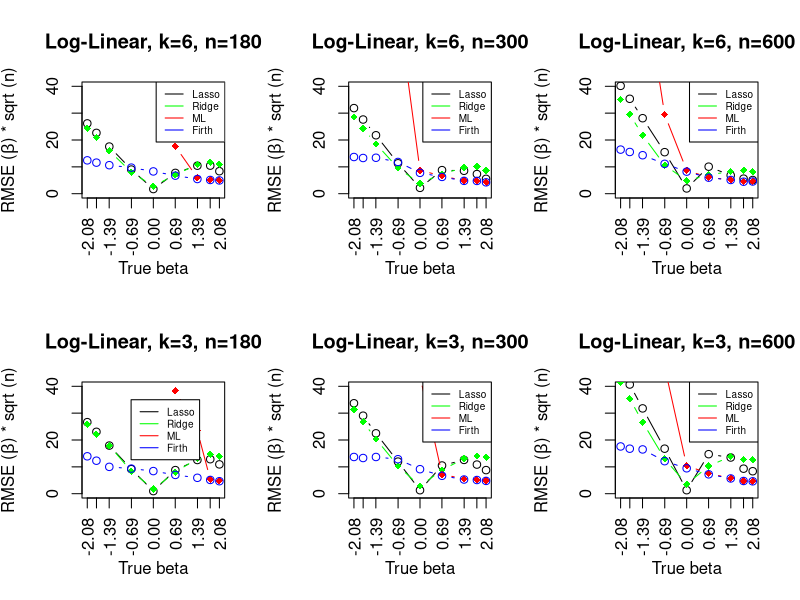
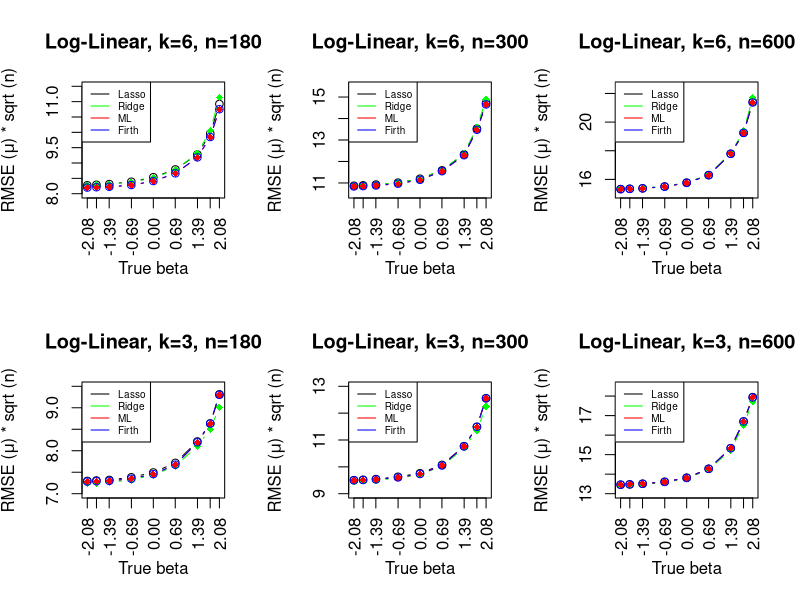
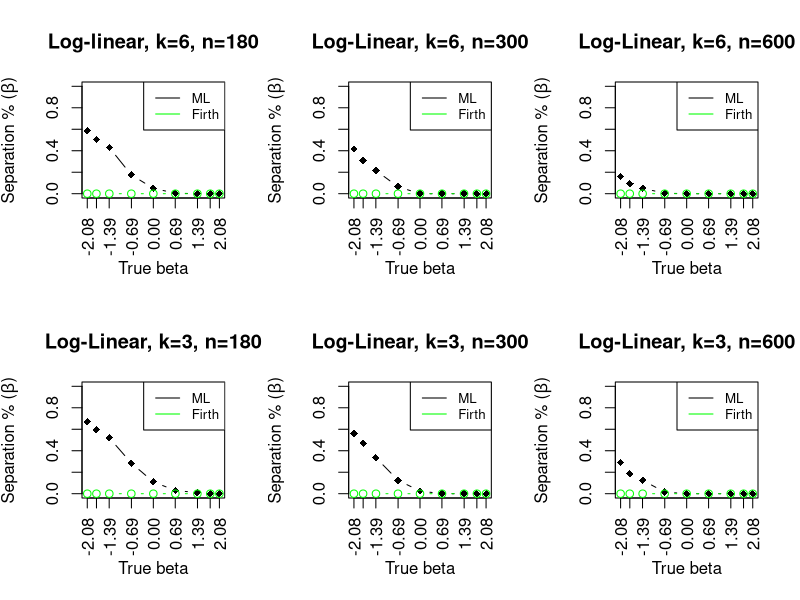
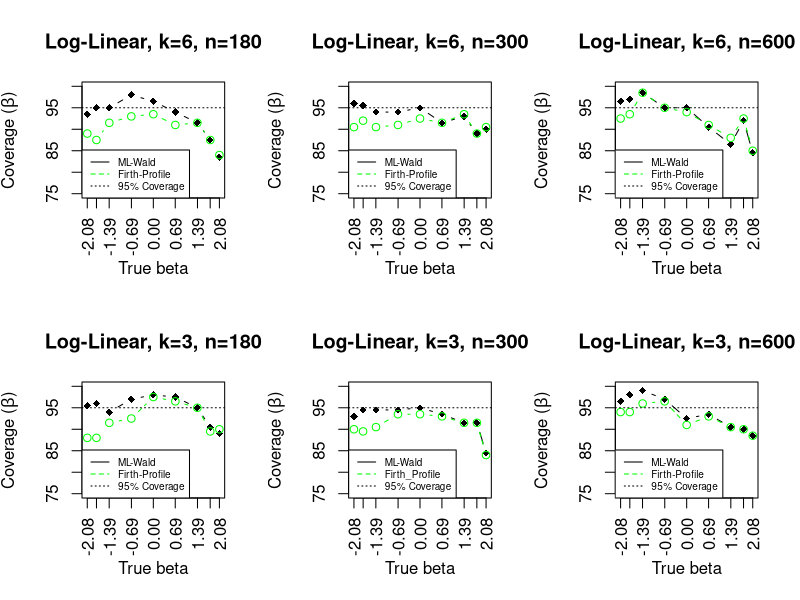

The R script that drew these images, in order:
## 6 covariates 

## RMSE

par(mfrow=c(2,3))
op <- par(cex = 1)  



x<-c(-log(8),-log(6),-log(4),-log(2),0,log(2),log(4),log(6),log(8))

## n=180
lasso.180<-c(1.951521,1.688144,1.308786,0.6700999,0.1291079,0.5775901,0.7772036,0.7792473,0.6247081)
lasso.180<-lasso.180*sqrt(180)

ridge.180<-c(1.818753,1.558985,1.190942,0.598318,0.2098724,0.5248908,0.8113468,0.8777425,0.816463)
ridge.180<-ridge.180*sqrt(180)

ml.180<-c(10.94889,10.37132,9.805062,6.520302,3.651975,1.315265,0.4392661,0.3906754,0.3748616)
ml.180<-ml.180*sqrt(180)

firth.180<-c(0.9260858,0.862477,0.7914552,0.7234598,0.6185161,0.5013887,0.4079031,0.3814964,0.3680849)

firth.180<-firth.180*sqrt(180)



plot(x, lasso.180,xaxt = 'n',
     type = "b",
     ylab = expression(paste("RMSE (", beta, ") * sqrt (n)")), xlab = "True beta",ylim=c(0,40),
     main="Log-Linear, k=6, n=180")
axis(side = 1, at = round(x,2),labels = T, las=2)

lines(x,ridge.180, type="b", col="green",pch=18)
lines(x,ml.180, type="b", col="red",pch=18)
lines(x,firth.180, type="b", col="blue")



legend("topright", legend=c("Lasso", "Ridge","ML","Firth"),
       col=c("black", "green","red","blue"), lty=1, cex=0.6)


## n=300

lasso.300<-c(1.840597,1.59505,1.256677,0.6542296,0.1258523,0.5067989,0.4927103,0.4226177,0.3196468)
lasso.300<-lasso.300*sqrt(300)

ridge.300<-c(1.652267,1.40442,1.071028,0.5515193,0.2188498,0.4260091,0.5599841,0.5872857,0.5001401)
ridge.300<-ridge.300*sqrt(300)

ml.300<-c(9.355085,8.234705,7.04526,4.051569,0.5027828,0.3816401,0.280859,0.2785617,0.2472425)
ml.300<-ml.300*sqrt(300)


firth.300<-c(0.7891212,0.7677962,0.773164,0.6825324,0.4484726,0.3611451,0.2764824,0.2747708,0.2447382)

firth.300<-firth.300*sqrt(300)




plot(x, lasso.300,xaxt = 'n',
     type = "b",
     ylab = expression(paste("RMSE (", beta, ") * sqrt (n)")), xlab = "True beta",ylim=c(0,40),
     main="Log-Linear, k=6, n=300")
axis(side = 1, at = round(x,2),labels = T, las=2)

lines(x,ridge.300, type="b", col="green",pch=18)
lines(x,ml.300, type="b", col="red",pch=18)
lines(x,firth.300, type="b", col="blue")

legend("topright", legend=c("Lasso", "Ridge","ML","Firth"),
       col=c("black", "green","red","blue"), lty=1, cex=0.6)



## n=300
lasso.600<-c(1.639666,1.442931,1.147951,0.6314358,0.08026556,0.4108446,0.2787678,0.2287978,0.20841)
lasso.600<-lasso.600*sqrt(600)


ridge.600<-c(1.430515,1.205621,0.8889029,0.4347767,0.1967256,0.2858243,0.3374195,0.3558793,0.3309832)
ridge.600<-ridge.600*sqrt(600)

ml.600<-c(5.708305,4.493684,3.355053,1.204839,0.3545048,0.2478855,0.2105742,0.1837783,0.1867422)
ml.600<-ml.600*sqrt(600)


firth.600<-c(0.6703805,0.6343368,0.5850425,0.4541827,0.3355766,0.2437896,0.2088764,0.1823625,0.1857431)

firth.600<-firth.600*sqrt(600)



plot(x, lasso.600,xaxt = 'n',
     type = "b",
     ylab = expression(paste("RMSE (", beta, ") * sqrt (n)")), xlab = "True beta",ylim=c(0,40),
     main="Log-Linear, k=6, n=600")
axis(side = 1, at = round(x,2),labels = T, las=2)

lines(x,ridge.600, type="b", col="green",pch=18)
lines(x,ml.600, type="b", col="red",pch=18)
lines(x,firth.600, type="b", col="blue")

legend("topright", legend=c("Lasso", "Ridge","ML","Firth"),
       col=c("black", "green","red","blue"), lty=1, cex=0.6)




## 3 cov

## n=180

lasso.3.180<-c(1.98606,1.717983,1.336171,0.6816057,0.07216356,0.6552978,0.9354728,0.9576737,0.8140383)
lasso.3.180<-lasso.3.180*sqrt(180)

ridge.3.180<-c(1.927907,1.650442,1.336171,0.6218575,0.1296607,0.5995575,0.9756769,1.100987,1.039788)
ridge.3.180<-ridge.3.180*sqrt(180)

ml.3.180<-c(11.54456,11.08543,10.60345,8.150372,5.214474,2.855684,1.74537,0.4018163,0.360323)

ml.3.180<-ml.3.180*sqrt(180)

firth.3.180<-c(1.038052,0.9161264,0.7452166,0.6964287,0.6279525,0.5215047,0.4413911,0.3824285,0.3469679)

firth.3.180<-firth.3.180*sqrt(180)

plot(x, lasso.3.180,xaxt = 'n',
     type = "b",
     ylab = expression(paste("RMSE (", beta, ") * sqrt (n)")), xlab = "True beta",ylim=c(0,40),
     main="Log-Linear, k=3, n=180")
axis(side = 1, at = round(x,2),labels = T, las=2)

lines(x,ridge.3.180, type="b", col="green",pch=18)
lines(x,ml.3.180, type="b", col="red",pch=18)
lines(x,firth.3.180, type="b", col="blue")

legend(x=-0.7,y=35, legend=c("Lasso", "Ridge","ML","Firth"),
       col=c("black", "green","red","blue"), lty=1, cex=0.6)






## n=300

lasso.3.300<-c(1.94478,1.677406,1.298329,0.6900919,0.07503481,0.6064059,0.7267909,0.6263405,0.5074553)

lasso.3.300<-lasso.3.300*sqrt(300)

ridge.3.300<-c(1.812329,1.54632,1.176331,0.5967442,0.1627048,0.51084,0.7530357,0.8124947,0.7844622)
ridge.3.300<-ridge.3.300*sqrt(300)

ml.3.300<-c(10.63361,9.938893,8.644796,5.50937,2.524626,0.4177478,0.3176088,0.300336,0.2808343)
ml.3.300<-ml.3.300*sqrt(300)  

firth.3.300<-c(0.7897217,0.7673883,0.7895687,0.7415265,0.5270728,0.3850911,0.3052473,0.2945172,0.2754725)

firth.3.300<-firth.3.300*sqrt(300)

plot(x, lasso.3.300,xaxt = 'n',
     type = "b",
     ylab = expression(paste("RMSE (", beta, ") * sqrt (n)")), xlab = "True beta",ylim=c(0,40),
     main="Log-Linear, k=3, n=300")
axis(side = 1, at = round(x,2),labels = T, las=2)

lines(x,ridge.3.300, type="b", col="green",pch=18)
lines(x,ml.3.300, type="b", col="red",pch=18)
lines(x,firth.3.300, type="b", col="blue")

legend("topright", legend=c("Lasso", "Ridge","ML","Firth"),
       col=c("black", "green","red","blue"), lty=1, cex=0.6)



## n=600

lasso.3.600<-c(1.885783,1.659992,1.297151,0.6845391,0.05340675,0.6009676,0.5502975,0.3805167,0.3417115)

lasso.3.600<-lasso.3.600*sqrt(600)

ridge.3.600<-c(1.691383,1.443162,1.087376,0.5296213,0.1432006,0.4212436,0.5651538,0.5225532,0.5190805)
ridge.3.600<-ridge.3.600*sqrt(600)

ml.3.600<-c(7.607963,6.191601,5.229121,1.929038,0.4255186,0.3080084,0.2359469,0.1951264,0.1898434)
ml.3.600<-ml.3.600*sqrt(600)

firth.3.600<-c(0.7183853,0.684366,0.6731771,0.4945807,0.3864485,0.2948048,0.232039,0.1932599,0.1885388)

firth.3.600<-firth.3.600*sqrt(600)

plot(x, lasso.3.600,xaxt = 'n',
     type = "b",
     ylab = expression(paste("RMSE (", beta, ") * sqrt (n)")), xlab = "True beta",ylim=c(0,40),
     main="Log-Linear, k=3, n=600")
axis(side = 1, at = round(x,2),labels = T, las=2)

lines(x,ridge.3.600, type="b", col="green",pch=18)
lines(x,ml.3.600, type="b", col="red",pch=18)
lines(x,firth.3.600, type="b", col="blue")

legend("topright", legend=c("Lasso", "Ridge","ML","Firth"),
       col=c("black", "green","red","blue"), lty=1, cex=0.6)





## prediction 

par(mfrow=c(2,3))
op <- par(cex = 1)  

## k=6, n=180

lasso.pred.180<-c(0.6167655,0.6180108,0.6197322,0.6253342,0.6364042,0.6552919,0.6915597,0.7421625,0.8141259)
lasso.pred.180<-lasso.pred.180*sqrt(180)

ridge.pred.180<-c(0.6165037,0.6174653,0.6190255,0.624207,0.6344532,0.654388,0.6943075,0.749159,0.8297187)

ridge.pred.180<-ridge.pred.180*sqrt(180)


ml.180.pred<-c(0.6105137,0.6113088,0.6125199,0.6166977,0.6264176,0.6453339,0.683846,0.7339486,0.8010129)

ml.180.pred<-ml.180.pred*sqrt(180)



firth.180.pred<-c(0.6112119,0.6119953,0.6131922,0.6173503,0.6270744,0.6458077,0.684537,0.7339578,0.8015367)

firth.180.pred<-firth.180.pred*sqrt(180)


plot(x, lasso.pred.180,xaxt = 'n',
     type = "b",
     ylab = expression(paste("RMSE (", mu, ") * sqrt (n)")), xlab = "True beta",ylim=c(8,11.5),
     main="Log-Linear, k=6, n=180")
axis(side = 1, at = round(x,2),labels = T, las=2)

lines(x,ridge.pred.180, type="b", col="green",pch=18)
lines(x,ml.180.pred, type="b", col="red",pch=18)
lines(x,firth.180.pred, type="b", col="blue")

legend("topleft", legend=c("Lasso", "Ridge","ML","Firth"),
       col=c("black", "green","red","blue"), lty=1, cex=0.6)




## n=300

lasso.pred.300<-c(0.6276931,0.6288101,0.630871,0.635966,0.6465364,0.6690924,0.7120395,0.7812715,0.8501484)
lasso.pred.300<-lasso.pred.300*sqrt(300)


ridge.300.pred<-c(0.6279504,0.6289258,0.6308899,0.6357701,0.6464081,0.6696472,0.7141291,0.7854641,0.8592142)
ridge.300.pred<-ridge.300.pred*sqrt(300)

ml.300.pred<-c(0.6254824,0.6263054,0.6280543,0.6328221,0.6432391,0.6664448,0.7094467,0.777982,0.8459875)
ml.300.pred<-ml.300.pred*sqrt(300)

firth.300.pred<-c(0.6257503,0.6265733,0.6283323,0.633094,0.6435211,0.6667279,0.7096567,0.7780466,0.8461794)

firth.300.pred<-firth.300.pred*sqrt(300)


plot(x, lasso.pred.300,xaxt = 'n',
     type = "b",
     ylab = expression(paste("RMSE (", mu, ") * sqrt (n)")), xlab = "True beta",ylim=c(10.5,15.5),
     main="Log-Linear, k=6, n=300")
axis(side = 1, at = round(x,2),labels = T, las=2)

lines(x,ridge.300.pred, type="b", col="green",pch=18)
lines(x,ml.300.pred, type="b", col="red",pch=18)
lines(x,firth.300.pred, type="b", col="blue")

legend("topleft", legend=c("Lasso", "Ridge","ML","Firth"),
       col=c("black", "green","red","blue"), lty=1, cex=0.6)



## n=600

lasso.pred.600<-c(0.6256692,0.6265166,0.6279266,0.6330774,0.6440701,0.6656779,0.7262896,0.7860189,0.8746135)
lasso.pred.600<-lasso.pred.600*sqrt(600)

ridge.600.pred<-c(0.62592,0.6267761,0.6281663,0.6331483,0.6439189,0.6660156,0.7282591,0.7912135,0.8859656)
ridge.600.pred<-ridge.600.pred*sqrt(600)

ml.600.pred<-c(0.6251527,0.6259881,0.6273379,0.632222,0.6430647,0.6649467,0.7260063,0.7857332,0.8723547)
ml.600.pred<-ml.600.pred*sqrt(600)

firth.600.pred<-c(0.6252237,0.6260574,0.6274077,0.6322883,0.643124,0.6650046,0.7260281,0.785756,0.8723685)

firth.600.pred<-firth.600.pred*sqrt(600)


plot(x, lasso.pred.600,xaxt = 'n',
     type = "b",
     ylab = expression(paste("RMSE (", mu, ") * sqrt (n)")), xlab = "True beta",ylim=c(15,22.5),
     main="Log-Linear, k=6, n=600")
axis(side = 1, at = round(x,2),labels = T, las=2)

lines(x,ridge.600.pred, type="b", col="green",pch=18)
lines(x,ml.600.pred, type="b", col="red",pch=18)
lines(x,firth.600.pred, type="b", col="blue")

legend("topleft", legend=c("Lasso", "Ridge","ML","Firth"),
       col=c("black", "green","red","blue"), lty=1, cex=0.6)


## 3 cov

## n=180 

lasso.3.180.pred<-c(0.5439532,0.5447126,0.5456482,0.5502619,0.5586602,0.5752378,0.6124174,0.6436472,0.6942317)
lasso.3.180.pred<-lasso.3.180.pred*sqrt(180)

ridge.3.180.pred<-c(0.5395017,0.5403556,0.5412608,0.5456192,0.5542744,0.5698122,0.6039592,0.6339982,0.6719321)
ridge.3.180.pred<-ridge.3.180.pred*sqrt(180)

ml.3.180.pred<-c(0.5424975,0.5431018,0.5437988,0.5474632,0.5555349,0.5718242,0.6107776,0.6429272,0.6929786)

ml.3.180.pred<-ml.3.180.pred*sqrt(180)

firth.3.180.pred<-c(0.542827,0.5434256,0.5440961,0.5477421,0.555802,0.5720601,0.6109335,0.6434584,0.6932382)

firth.3.180.pred<-firth.3.180.pred*sqrt(180)


plot(x, lasso.3.180.pred,xaxt = 'n',
     type = "b",
     ylab = expression(paste("RMSE (", mu, ") * sqrt (n)")), xlab = "True beta",ylim=c(7,9.5),
     main="Log-Linear, k=3, n=180")
axis(side = 1, at = round(x,2),labels = T, las=2)

lines(x,ridge.3.180.pred, type="b", col="green",pch=18)
lines(x,ml.3.180.pred, type="b", col="red",pch=18)
lines(x,firth.3.180.pred, type="b", col="blue")

legend("topleft", legend=c("Lasso", "Ridge","ML","Firth"),
       col=c("black", "green","red","blue"), lty=1, cex=0.6)




## n=300


lasso.3.300.pred<-c(0.5488095,0.5496099,0.5511314,0.5560729,0.5636432,0.5816168,0.6219746,0.6634612,0.724856)
lasso.3.300.pred<-lasso.3.300.pred*sqrt(300)

ridge.3.300.pred<-c(0.5461107,0.5469395,0.548444,0.5531773,0.5608797,0.578844,0.6178932,0.655098,0.7074968)
ridge.3.300.pred<-ridge.3.300.pred*sqrt(300)

ml.3.300.pred<-c(0.5483285,0.5489678,0.5502457,0.5544384,0.5618659,0.5801367,0.6212131,0.6632897,0.7247126)
ml.3.300.pred<-ml.3.300.pred*sqrt(300)

firth.3.300.pred<-c(0.5484496,0.5490901,0.5503751,0.5545798,0.5620078,0.5802509,0.6213297,0.6633732,0.7247565)

firth.3.300.pred<-firth.3.300.pred*sqrt(300)

plot(x, lasso.3.300.pred,xaxt = 'n',
     type = "b",
     ylab = expression(paste("RMSE (", mu, ") * sqrt (n)")), xlab = "True beta",ylim=c(9,13),
     main="Log-Linear, k=3, n=300")
axis(side = 1, at = round(x,2),labels = T, las=2)

lines(x,ridge.3.300.pred, type="b", col="green",pch=18)
lines(x,ml.3.300.pred, type="b", col="red",pch=18)
lines(x,firth.3.300.pred, type="b", col="blue")

legend("topleft", legend=c("Lasso", "Ridge","ML","Firth"),
       col=c("black", "green","red","blue"), lty=1, cex=0.6)




## n=600

lasso.3.600.pred<-c(0.5496023,0.5503662,0.5516439,0.5557748,0.5642962,0.5828889,0.6258584,0.6817309,0.7326397)
lasso.3.600.pred<-lasso.3.600.pred*sqrt(600)


ridge.3.600.pred<-c(0.5479561,0.5487726,0.5501178,0.5542606,0.5625228,0.5809841,0.6218456,0.6744877,0.7232791)
ridge.3.600.pred<-ridge.3.600.pred*sqrt(600)


ml.3.600.pred<-c(0.5493957,0.5501149,0.5512878,0.5552263,0.5635837,0.5826341,0.6257916,0.6816724,0.7320053)

ml.3.600.pred<-ml.3.600.pred*sqrt(600)

firth.3.600.pred<-c(0.5494307,0.5501505,0.5513237,0.5552595,0.563618,0.5826648,0.6258366,0.6816882,0.7320031)
firth.3.600.pred<-firth.3.600.pred*sqrt(600)

plot(x, lasso.3.600.pred,xaxt = 'n',
     type = "b",
     ylab = expression(paste("RMSE (", mu, ") * sqrt (n)")), xlab = "True beta",ylim=c(13,18.5),
     main="Log-Linear, k=3, n=600")
axis(side = 1, at = round(x,2),labels = T, las=2)

lines(x,ridge.3.600.pred, type="b", col="green",pch=18)
lines(x,ml.3.600.pred, type="b", col="red",pch=18)
lines(x,firth.3.600.pred, type="b", col="blue")

legend("topleft", legend=c("Lasso", "Ridge","ML","Firth"),
       col=c("black", "green","red","blue"), lty=1, cex=0.6)



## rep 200 separation


par(mfrow=c(2,3))
op <- par(cex = 1) 

## n=180
sep.180<-c(117,101,86,35,10,1,0,0,0)
sep.180<-sep.180/200

plot(x, sep.180,xaxt = 'n',
     type = "b", pch = 18,
     ylab = expression(paste("Separation % (", beta, ")")), xlab = "True beta", ylim = c(0,1),
     main="Log-linear, k=6, n=180")
axis(side = 1, at = round(x,2),labels = T, las=2)

sep.firth<-rep(0,9)
lines(x,sep.firth, type="b", col="green" )
legend("topright", legend=c("ML", "Firth"),
       col=c("black", "green"), lty=1, cex=0.8)

## n=300
sep.300<-c(83,62,43,13,0,0,0,0,0)
sep.300<-sep.300/200

plot(x, sep.300,xaxt = 'n',
     type = "b", pch = 18,
     ylab = expression(paste("Separation % (", beta, ")")), xlab = "True beta", ylim = c(0,1),
     main="Log-Linear, k=6, n=300")
axis(side = 1, at = round(x,2),labels = T, las=2)


lines(x,sep.firth, type="b", col="green" )
legend("topright", legend=c("ML", "Firth"),
       col=c("black", "green"), lty=1, cex=0.8)

## n=600
sep.600<-c(32,19,10,1,0,0,0,0,0)
sep.600<-sep.600/200

plot(x, sep.600,xaxt = 'n',
     type = "b", pch = 18,
     ylab = expression(paste("Separation % (", beta, ")")), xlab = "True beta", ylim = c(0,1),
     main="Log-Linear, k=6, n=600")
axis(side = 1, at = round(x,2),labels = T, las=2)


lines(x,sep.firth, type="b", col="green" )
legend("topright", legend=c("ML", "Firth"),
       col=c("black", "green"), lty=1, cex=0.8)


## 3 cov

## n=180

sep.3.180<-c(134,119,104,57,22,6,2,0,0)
sep.3.180<-sep.3.180/200

plot(x, sep.3.180,xaxt = 'n',
     type = "b", pch = 18,
     ylab = expression(paste("Separation % (", beta, ")")), xlab = "True beta", ylim = c(0,1),
     main="Log-Linear, k=3, n=180")
axis(side = 1, at = round(x,2),labels = T, las=2)


lines(x,sep.firth, type="b", col="green" )
legend("topright", legend=c("ML", "Firth"),
       col=c("black", "green"), lty=1, cex=0.8)


## n=300

sep.3.300<-c(112,94,67,25,5,0,0,0,0)
sep.3.300<-sep.3.300/200

plot(x, sep.3.300,xaxt = 'n',
     type = "b", pch = 18,
     ylab = expression(paste("Separation % (", beta, ")")), xlab = "True beta", ylim = c(0,1),
     main="Log-Linear, k=3, n=300")
axis(side = 1, at = round(x,2),labels = T, las=2)


lines(x,sep.firth, type="b", col="green" )
legend("topright", legend=c("ML", "Firth"),
       col=c("black", "green"), lty=1, cex=0.8)


## n=600

sep.3.600<-c(58,37,25,3,0,0,0,0,0)
sep.3.600<-sep.3.600/200


plot(x, sep.3.600,xaxt = 'n',
     type = "b", pch = 18,
     ylab = expression(paste("Separation % (", beta, ")")), xlab = "True beta", ylim = c(0,1),
     main="Log-Linear, k=3, n=600")
axis(side = 1, at = round(x,2),labels = T, las=2)


lines(x,sep.firth, type="b", col="green" )
legend("topright", legend=c("ML", "Firth"),
       col=c("black", "green"), lty=1, cex=0.8)




## Coverage 

par(mfrow=c(2,3))
op <- par(cex = 1) 

## n=180

cov.180<-c(0.935,0.95,0.95,0.98,0.965,0.94,0.915,0.875,0.835)
cov.180<-cov.180*100

plot(x, cov.180,xaxt = 'n',
     type = "b", pch = 18,
     ylab = expression(paste("Coverage (", beta, ")")), xlab = "True beta",ylim = c(75,100),
     main="Log-Linear, k=6, n=180")
axis(side = 1, at = round(x,2),labels = T, las=2)


cov.180.firth<-c(0.89,0.875,0.915,0.93,0.935,0.91,0.915,0.875,0.84)

cov.180.firth<-cov.180.firth*100

lines(x,cov.180.firth, type="b", col="green",lty=2)
abline(h = 95, lty=3)
legend("bottomleft", legend=c("ML-Wald", "Firth-Profile","95% Coverage"),
       col=c("black", "green"), lty=1:3, cex=0.6)


## n=300

cov.300<-c(0.96,0.955,0.94,0.94,0.95,0.915,0.93,0.89,0.9)
cov.300<-cov.300*100

plot(x, cov.300,xaxt = 'n',
     type = "b", pch = 18,
     ylab = expression(paste("Coverage (", beta, ")")), xlab = "True beta",ylim = c(75,100),
     main="Log-Linear, k=6, n=300")
axis(side = 1, at = round(x,2),labels = T, las=2)

cov.300.firth<-c(0.905,0.92,0.905,0.91,0.925,0.915,0.935,0.89,0.905)

cov.300.firth<-cov.300.firth*100


lines(x,cov.300.firth, type="b", col="green",lty=2)
abline(h = 95, lty=3)
legend("bottomleft", legend=c("ML-Wald", "Firth-Profile","95% Coverage"),
       col=c("black", "green"), lty=1:3, cex=0.6)



## n=600

cov.600<-c(0.965,0.97,0.985,0.95,0.95,0.905,0.865,0.92,0.845)

cov.600<-cov.600*100

plot(x, cov.600,xaxt = 'n',
     type = "b", pch = 18,
     ylab = expression(paste("Coverage (", beta, ")")), xlab = "True beta",ylim = c(75,100),
     main="Log-Linear, k=6, n=600")
axis(side = 1, at = round(x,2),labels = T, las=2)

cov.600.firth<-c(0.925,0.935,0.985,0.95,0.94,0.91,0.88,0.925,0.85)
cov.600.firth<-cov.600.firth*100

lines(x,cov.600.firth, type="b", col="green",lty=2)
abline(h = 95, lty=3)
legend("bottomleft", legend=c("ML-Wald", "Firth-Profile","95% Coverage"),
       col=c("black", "green"), lty=1:3, cex=0.6)



## 3 cov

## n=180

cov.3.180<-c(0.955,0.96,0.94,0.97,0.98,0.975,0.95,0.905,0.89)

cov.3.180<-cov.3.180*100


cov.3.firth.180<-c(0.88,0.88,0.915,0.925,0.975,0.965,0.95,0.895,0.9)

cov.3.firth.180<-cov.3.firth.180*100

plot(x, cov.3.180,xaxt = 'n',
     type = "b", pch = 18,
     ylab = expression(paste("Coverage (", beta, ")")), xlab = "True beta",ylim = c(75,100),
     main="Log-Linear, k=3, n=180")
axis(side = 1, at = round(x,2),labels = T, las=2)


lines(x,cov.3.firth.180, type="b", col="green",lty=2)
abline(h = 95, lty=3)
legend("bottomleft", legend=c("ML-Wald", "Firth-Profile","95% Coverage"),
       col=c("black", "green"), lty=1:3, cex=0.6)




## n=300

cov.3.300<-c(0.93,0.945,0.945,0.945,0.95,0.935,0.915,0.915,0.845)

cov.3.300<-cov.3.300*100

cov.3.firth.300<-c(0.9,0.895,0.905,0.935,0.935,0.93,0.915,0.915,0.84)

cov.3.firth.300<-cov.3.firth.300*100


plot(x, cov.3.300,xaxt = 'n',
     type = "b", pch = 18,
     ylab = expression(paste("Coverage (", beta, ")")), xlab = "True beta",ylim = c(75,100),
     main="Log-Linear, k=3, n=300")
axis(side = 1, at = round(x,2),labels = T, las=2)



lines(x,cov.3.firth.300, type="b", col="green",lty=2)
abline(h = 95, lty=3)
legend("bottomleft", legend=c("ML-Wald", "Firth_Profile","95% Coverage"),
       col=c("black", "green"), lty=1:3, cex=0.6)

## n=600

cov.3.600<-c(0.965,0.98,0.99,0.97,0.925,0.935,0.905,0.9,0.885)

cov.3.600<-cov.3.600*100



cov.3.firth.600<-c(0.94,0.94,0.96,0.965,0.91,0.93,0.905,0.9,0.885)

cov.3.firth.600<-cov.3.firth.600*100


plot(x, cov.3.600,xaxt = 'n',
     type = "b", pch = 18,
     ylab = expression(paste("Coverage (", beta, ")")), xlab = "True beta",ylim = c(75,100),
     main="Log-Linear, k=3, n=600")
axis(side = 1, at = round(x,2),labels = T, las=2)


lines(x,cov.3.firth.600, type="b", col="green",lty=2)
abline(h = 95, lty=3)
legend("bottomleft", legend=c("ML-Wald", "Firth-Profile","95% Coverage"),
       col=c("black", "green"), lty=1:3, cex=0.6)






